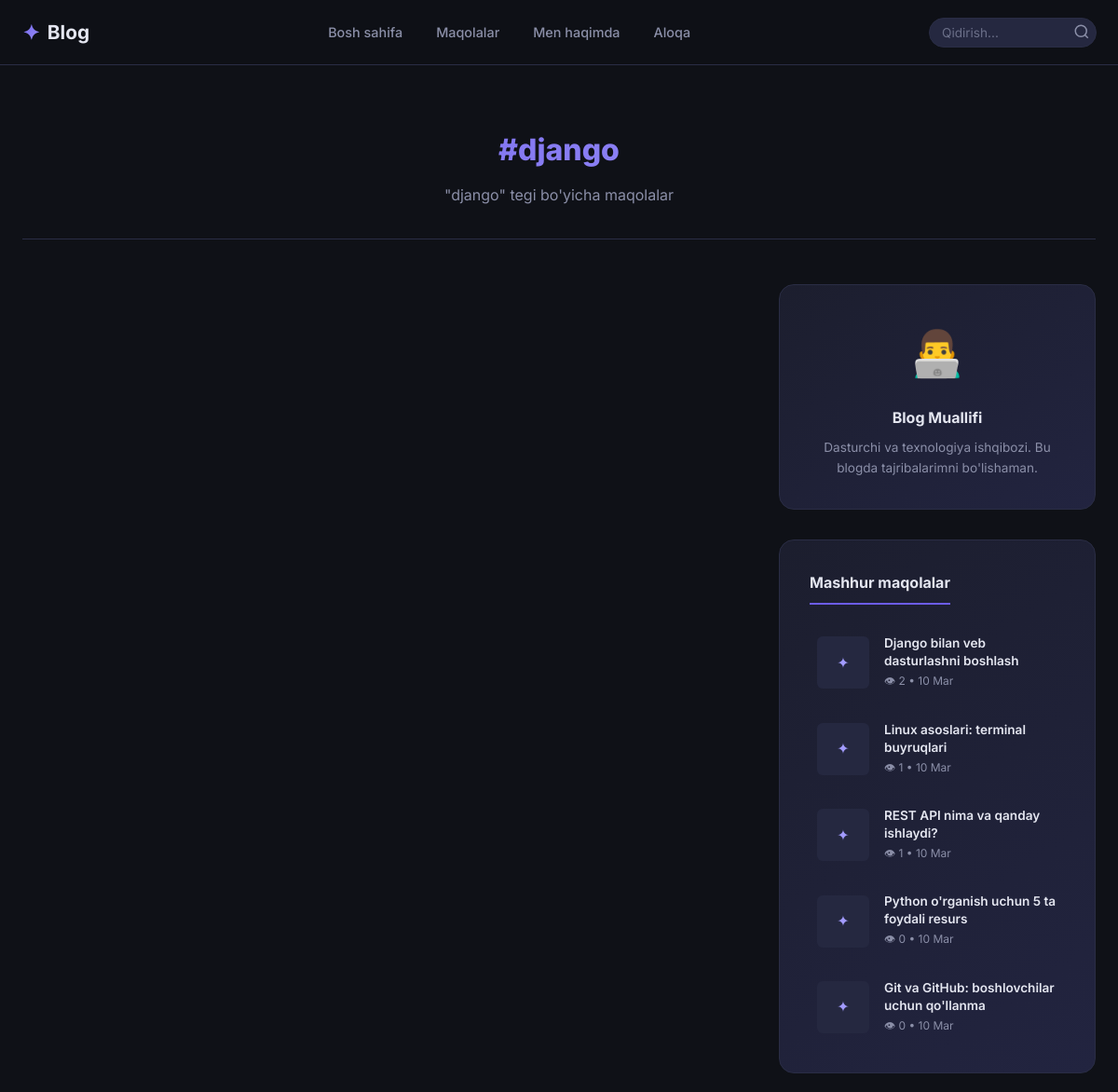
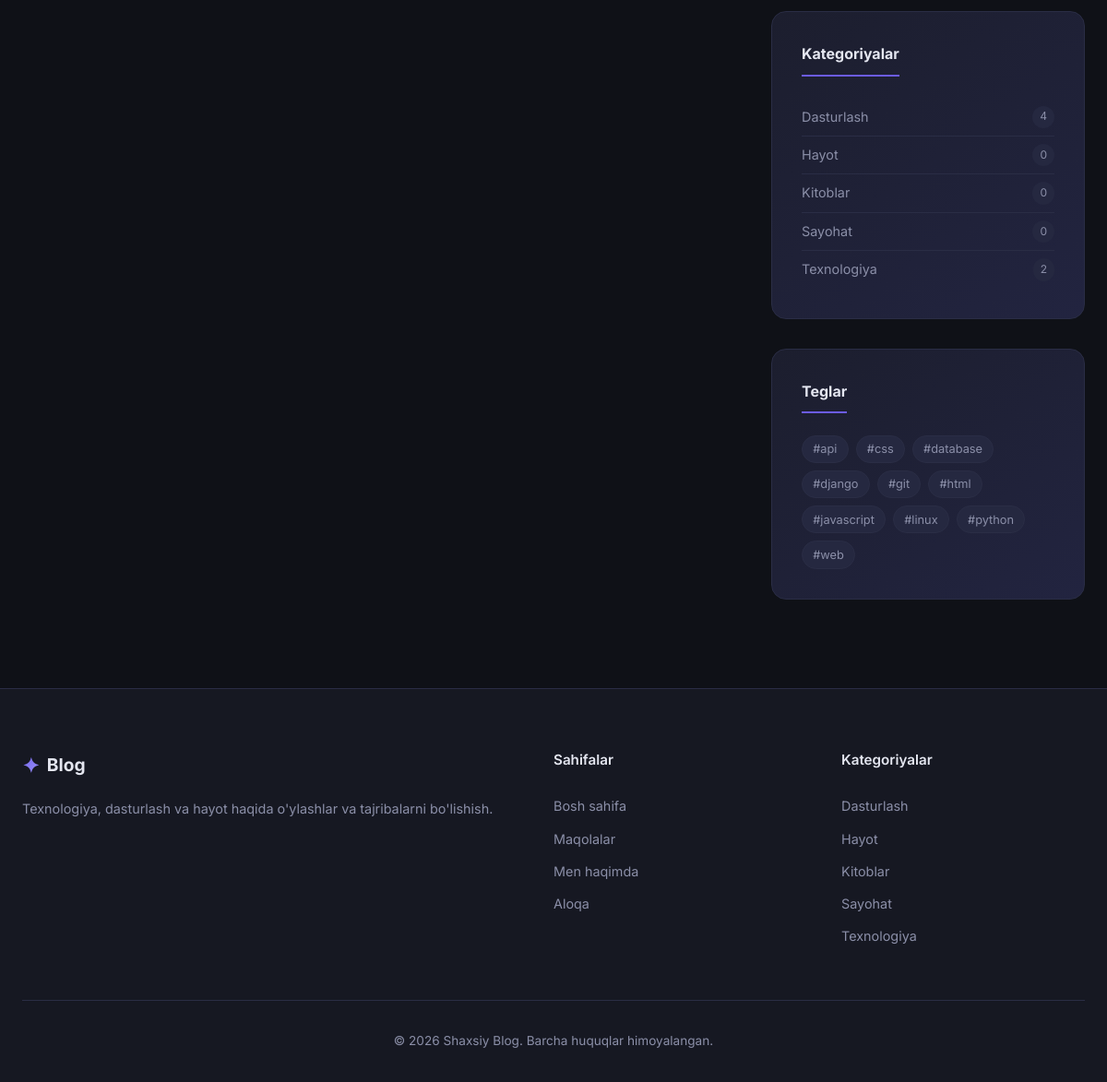
The page /tag/django/ on the database its author committed (2 pictures, top to bottom).
### blog/models.py (models this page shows, shortened)
class Tag(models.Model):
    name = models.CharField(max_length=50, verbose_name="Teg nomi")
    slug = models.SlugField(unique=True, verbose_name="Slug")
    class Meta:
        verbose_name = "Teg"
        verbose_name_plural = "Teglar"
        ordering = ['name']
    def get_absolute_url(self):
        return reverse('blog:tag', kwargs={'slug': self.slug})

class Post(models.Model):
    STATUS_CHOICES = (
        ('draft', 'Qoralama'),
        ('published', 'Nashr etilgan'),
    )
    title = models.CharField(max_length=200, verbose_name="Sarlavha")
    slug = models.SlugField(unique=True, verbose_name="Slug")
    content = models.TextField(verbose_name="Asosiy matn")
    excerpt = models.TextField(verbose_name="Qisqa tavsif", help_text="Maqolalar ro'yxatida ko'rsatiladi")
    category = models.ForeignKey(Category, on_delete=models.SET_NULL, null=True, related_name='posts', verbose_name="Kategoriya")
    tags = models.ManyToManyField(Tag, blank=True, related_name='posts', verbose_name="Teglar")
    image = models.ImageField(upload_to='posts/%Y/%m/', blank=True, null=True, verbose_name="Muqova rasmi")
    status = models.CharField(max_length=10, choices=STATUS_CHOICES, default='draft', verbose_name="Holati")
    is_pinned = models.BooleanField(default=False, verbose_name="Pinlangan")
    view_count = models.PositiveIntegerField(default=0, verbose_name="Ko'rishlar soni")
    created_at = models.DateTimeField(auto_now_add=True, verbose_name="Yaratilgan sana")
    updated_at = models.DateTimeField(auto_now=True, verbose_name="Yangilangan sana")
    class Meta:
        verbose_name = "Maqola"
        verbose_name_plural = "Maqolalar"
        ordering = ['-created_at']
    def get_absolute_url(self):
        return reverse('blog:post_detail', kwargs={'slug': self.slug})

class Category(models.Model):
    name = models.CharField(max_length=100, verbose_name="Kategoriya nomi")
    slug = models.SlugField(unique=True, verbose_name="Slug")
    description = models.TextField(blank=True, verbose_name="Tavsif")
    class Meta:
        verbose_name = "Kategoriya"
        verbose_name_plural = "Kategoriyalar"
        ordering = ['name']
    def get_absolute_url(self):
        return reverse('blog:category', kwargs={'slug': self.slug})
    def post_count(self):
        return self.posts.filter(status='published').count()

### blog/views.py (the view)
# urls.py: path('tag/<slug:slug>/', views.tag_view, name='tag'),
def tag_view(request, slug):
    tag = get_object_or_404(Tag, slug=slug)
    posts = Post.objects.filter(status='published', tags=tag)
    paginator = Paginator(posts, settings.POSTS_PER_PAGE)
    page = request.GET.get('page')
    posts = paginator.get_page(page)
    context = {
        'tag': tag,
        'posts': posts,
        'page_title': f"#{tag.name} — {settings.BLOG_TITLE}",
        'meta_description': f"'{tag.name}' tegi bo'yicha maqolalar",
    }
    return render(request, 'blog/tag.html', context)

### blog/context_processors.py (called while the page is built)
def sidebar_context(request):
    return {
        'sidebar_categories': Category.objects.all()[:10],
        'sidebar_tags': Tag.objects.all()[:20],
        'sidebar_popular_posts': Post.objects.filter(
            status='published'
        ).order_by('-view_count')[:5],
    }

### templates/blog/tag.html (shortened to what this page needs)
{% extends 'base.html' %}
{% block content %}
<section class="section">
    <div class="container">
        <div class="page-header">
            <h1 class="page-title">#{{ tag.name }}</h1>
            <p class="page-subtitle">"{{ tag.name }}" tegi bo'yicha maqolalar</p>
        </div>
        <div class="content-layout">
            <div class="content-main">
                <div class="posts-list">
                </div>
            </div>
            {% include 'blog/includes/sidebar.html' %}
        </div>
    </div>
</section>
{% endblock %}

### templates/base.html (shortened to what this page needs)
{% load static %}
<!DOCTYPE html>
<html lang="uz">
<head>
    <link rel="stylesheet" href="https://cdnjs.cloudflare.com/ajax/libs/highlight.js/11.9.0/styles/atom-one-dark.min.css">
    <link rel="stylesheet" href="{% static 'css/style.css' %}">
</head>
<body>
    <nav class="navbar" id="navbar">
        <div class="container navbar-content">
            <a href="{% url 'blog:home' %}" class="navbar-brand">
                <span class="brand-icon">✦</span>
                <span class="brand-text">Blog</span>
            </a>
            <ul class="navbar-nav" id="navbarNav">
                <li><a href="{% url 'blog:home' %}" class="nav-link {% if request.resolver_match.url_name == 'home' %}active{% endif %}">Bosh sahifa</a></li>
                <li><a href="{% url 'blog:post_list' %}" class="nav-link {% if request.resolver_match.url_name == 'post_list' %}active{% endif %}">Maqolalar</a></li>
                <li><a href="{% url 'blog:about' %}" class="nav-link {% if request.resolver_match.url_name == 'about' %}active{% endif %}">Men haqimda</a></li>
                <li><a href="{% url 'blog:contact' %}" class="nav-link {% if request.resolver_match.url_name == 'contact' %}active{% endif %}">Aloqa</a></li>
            </ul>
            <div class="navbar-search">
                <form action="{% url 'blog:search' %}" method="get" class="search-form-nav">
                    <input type="text" name="q" placeholder="Qidirish..." class="search-input-nav" value="{{ request.GET.q|default:'' }}">
                    <button type="submit" class="search-btn-nav">
                        <svg width="18" height="18" viewBox="0 0 24 24" fill="none" stroke="currentColor" stroke-width="2"><circle cx="11" cy="11" r="8"/><path d="m21 21-4.35-4.35"/></svg>
                    </button>
                </form>
            </div>
        </div>
    </nav>
    <main class="main-content">
        {% block content %}{% endblock %}
    </main>
    <footer class="footer">
        <div class="container">
            <div class="footer-grid">
                <div class="footer-about">
                    <a href="{% url 'blog:home' %}" class="footer-brand">
                        <span class="brand-icon">✦</span>
                        <span>Blog</span>
                    </a>
                    <p>Texnologiya, dasturlash va hayot haqida o'ylashlar va tajribalarni bo'lishish.</p>
                </div>
                <div class="footer-links">
                    <h4>Sahifalar</h4>
                    <ul>
                        <li><a href="{% url 'blog:home' %}">Bosh sahifa</a></li>
                        <li><a href="{% url 'blog:post_list' %}">Maqolalar</a></li>
                        <li><a href="{% url 'blog:about' %}">Men haqimda</a></li>
                        <li><a href="{% url 'blog:contact' %}">Aloqa</a></li>
                    </ul>
                </div>
                <div class="footer-categories">
                    <h4>Kategoriyalar</h4>
                    <ul>
                        {% for cat in sidebar_categories|slice:":5" %}
                        <li><a href="{{ cat.get_absolute_url }}">{{ cat.name }}</a></li>
                        {% empty %}
                        <li>Hali kategoriyalar yo'q</li>
                        {% endfor %}
                    </ul>
                </div>
            </div>
            <div class="footer-bottom">
                <p>&copy; 2026 Shaxsiy Blog. Barcha huquqlar himoyalangan.</p>
            </div>
        </div>
    </footer>
</body>
</html>

### templates/blog/includes/sidebar.html
<aside class="sidebar">
    <div class="sidebar-widget">
        <div class="widget-author">
            <div class="author-avatar">👨‍💻</div>
            <h4>Blog Muallifi</h4>
            <p>Dasturchi va texnologiya ishqibozi. Bu blogda tajribalarimni bo'lishaman.</p>
        </div>
    </div>
    {% if sidebar_popular_posts %}
    <div class="sidebar-widget">
        <h3 class="widget-title">Mashhur maqolalar</h3>
        <div class="widget-posts">
            {% for post in sidebar_popular_posts %}
            <a href="{{ post.get_absolute_url }}" class="widget-post-item">
                {% if post.image %}
                <img src="{{ post.image.url }}" alt="{{ post.title }}" class="widget-post-img" loading="lazy">
                {% else %}
                <div class="widget-post-img widget-post-placeholder">✦</div>
                {% endif %}
                <div class="widget-post-info">
                    <span class="widget-post-title">{{ post.title|truncatewords:8 }}</span>
                    <span class="widget-post-meta">👁 {{ post.view_count }} • {{ post.created_at|date:"d M" }}</span>
                </div>
            </a>
            {% endfor %}
        </div>
    </div>
    {% endif %}
    {% if sidebar_categories %}
    <div class="sidebar-widget">
        <h3 class="widget-title">Kategoriyalar</h3>
        <ul class="widget-categories">
            {% for cat in sidebar_categories %}
            <li>
                <a href="{{ cat.get_absolute_url }}">
                    <span>{{ cat.name }}</span>
                    <span class="cat-count">{{ cat.post_count }}</span>
                </a>
            </li>
            {% endfor %}
        </ul>
    </div>
    {% endif %}
    {% if sidebar_tags %}
    <div class="sidebar-widget">
        <h3 class="widget-title">Teglar</h3>
        <div class="tags-cloud">
            {% for tag in sidebar_tags %}
            <a href="{{ tag.get_absolute_url }}" class="tag-cloud-item">#{{ tag.name }}</a>
            {% endfor %}
        </div>
    </div>
    {% endif %}
</aside>

### rows shown on the page
Tag: name "django"
Post: title "Django bilan veb dasturlashni boshlash", view_count "2", created_at "10 Mar"
Post: title "Linux asoslari: terminal buyruqlari", view_count "1", created_at "10 Mar"
Post: title "REST API nima va qanday ishlaydi?", view_count "1", created_at "10 Mar"
Post: title "Python o'rganish uchun 5 ta foydali resurs", view_count "0", created_at "10 Mar"
Post: title "Git va GitHub: boshlovchilar uchun qo'llanma", view_count "0", created_at "10 Mar"
Category: name "Dasturlash", post_count "4"
Category: name "Hayot", post_count "0"
Category: name "Kitoblar", post_count "0"
Category: name "Sayohat", post_count "0"
Category: name "Texnologiya", post_count "2"
Tag: name "api"
Tag: name "css"
Tag: name "database"
Tag: name "git"
Tag: name "html"
Tag: name "javascript"
Tag: name "linux"
Tag: name "python"
Tag: name "web"
